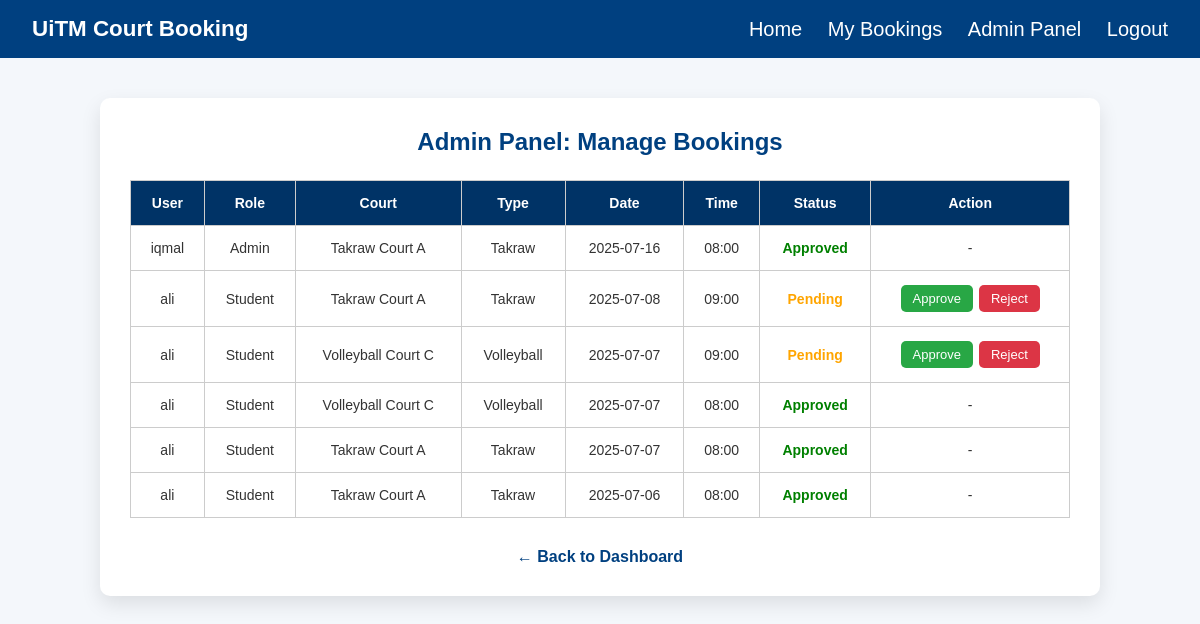
The app's page /admin_panel.php (signed in) with its own data.
### tables this page shows
CREATE TABLE `bookings` (
  `id` int NOT NULL,
  `user_id` int DEFAULT NULL,
  `court_id` int DEFAULT NULL,
  `booking_date` date DEFAULT NULL,
  `booking_time` time DEFAULT NULL,
  `status` enum('pending','approved','rejected') DEFAULT 'pending',
  `created_at` timestamp NULL DEFAULT CURRENT_TIMESTAMP
);

CREATE TABLE `users` (
  `id` int NOT NULL,
  `name` varchar(100) DEFAULT NULL,
  `email` varchar(100) DEFAULT NULL,
  `password` varchar(255) DEFAULT NULL,
  `role` enum('student','staff','admin') NOT NULL,
  `created_at` timestamp NULL DEFAULT CURRENT_TIMESTAMP
);

CREATE TABLE `courts` (
  `id` int NOT NULL,
  `name` varchar(100) DEFAULT NULL,
  `location` varchar(255) DEFAULT NULL,
  `type` enum('takraw','futsal','volleyball') DEFAULT NULL,
  `status` enum('active','inactive') DEFAULT 'active'
);

### admin_panel.php (the view, shortened to what this page needs)
<?php
require 'db.php';
$stmt = $pdo->query("
    SELECT b.id, u.name AS user_name, u.role, c.name AS court_name, c.type, b.booking_date, b.booking_time, b.status
    FROM bookings b
    JOIN users u ON b.user_id = u.id
    JOIN courts c ON b.court_id = c.id
    ORDER BY b.booking_date DESC, b.booking_time DESC
");
$bookings = $stmt->fetchAll();
?>
<!DOCTYPE html>
<html>
<head>
</head>
<body>
<?php include 'navbar.php'; ?>
<div class="container">
    <h2>Admin Panel: Manage Bookings</h2>
    <?php if (count($bookings) > 0): ?>
        <table>
            <tr>
                <th>User</th>
                <th>Role</th>
                <th>Court</th>
                <th>Type</th>
                <th>Date</th>
                <th>Time</th>
                <th>Status</th>
                <th>Action</th>
            </tr>
            <?php foreach ($bookings as $b): ?>
                <tr>
                    <td><?= htmlspecialchars($b['user_name']) ?></td>
                    <td><?= ucfirst($b['role']) ?></td>
                    <td><?= htmlspecialchars($b['court_name']) ?></td>
                    <td><?= ucfirst($b['type']) ?></td>
                    <td><?= htmlspecialchars($b['booking_date']) ?></td>
                    <td><?= substr($b['booking_time'], 0, 5) ?></td>
                    <td class="status-<?= $b['status'] ?>"><?= ucfirst($b['status']) ?></td>
                    <td class="actions">
                        <?php if ($b['status'] === 'pending'): ?>
                            <form method="POST">
                                <button class="approve" name="action" value="approve">Approve</button>
                                <button class="reject" name="action" value="reject">Reject</button>
                            </form>
                        <?php else: ?>
                            -
                        <?php endif; ?>
                    </td>
                </tr>
            <?php endforeach; ?>
        </table>
    <?php else: ?>
        <p style="text-align:center;">No bookings found.</p>
    <?php endif; ?>
    <a class="back" href="dashboard.php">← Back to Dashboard</a>
</div>
</body>
</html>

### navbar.php (shortened to what this page needs)
<?php
$userRole = $_SESSION['role'] ?? '';
?>
<div class="navbar">
    <div class="nav-left">UiTM Court Booking</div>
    <div class="nav-right">
        <a href="dashboard.php">Home</a>
        <a href="my_bookings.php">My Bookings</a>
        <?php if ($userRole === 'admin'): ?>
            <a href="admin_panel.php">Admin Panel</a>
        <?php endif; ?>
        <a href="logout.php">Logout</a>
    </div>
</div>

### admin_panel.php (style rules this page uses)
* { box-sizing: border-box; margin: 0; padding: 0; }
body { font-family: Arial, sans-serif; background: #f4f7fb; color: #333; }
.navbar { background-color: #004080; color: white; padding: 20px; text-align: center; font-size: 20px; font-weight: bold; }
.container { max-width: 1000px; margin: 40px auto; background: white; padding: 30px; border-radius: 10px; box-shadow: 0 8px 20px rgba(0, 0, 0, 0.1); }
h2 { text-align: center; color: #004080; margin-bottom: 1.5rem; }
table { width: 100%; border-collapse: collapse; margin-top: 20px; }
th, td { padding: 14px; border: 1px solid #ccc; text-align: center; font-size: 14px; }
th { background-color: #003366; color: white; }
.actions form { display: flex; gap: 6px; justify-content: center; }
.approve, .reject { padding: 6px 12px; font-size: 13px; border: none; border-radius: 5px; cursor: pointer; }
.approve { background-color: #28a745; color: white; }
.reject { background-color: #dc3545; color: white; }
.status-approved { color: green; font-weight: bold; }
.status-pending { color: orange; font-weight: bold; }
.back { display: block; text-align: center; margin-top: 30px; color: #004080; text-decoration: none; font-weight: bold; }

### navbar.php (style rules this page uses)
.navbar { background-color: #004080; padding: 1rem 2rem; color: white; display: flex; justify-content: space-between; align-items: center; }
.navbar .nav-left { font-size: 1.4rem; font-weight: bold; }
.navbar .nav-right a { color: white; text-decoration: none; margin-left: 20px; font-weight: 500; transition: color 0.2s; }

### records on screen
bookings: user.name "iqmal", user.role "Admin", court.name "Takraw Court A", court.type "Takraw", booking_date "2025-07-16", booking_time "08:00", status "Approved"
bookings: user.name "ali", user.role "Student", court.name "Takraw Court A", court.type "Takraw", booking_date "2025-07-08", booking_time "09:00", status "Pending"
bookings: user.name "ali", user.role "Student", court.name "Volleyball Court C", court.type "Volleyball", booking_date "2025-07-07", booking_time "09:00", status "Pending"
bookings: user.name "ali", user.role "Student", court.name "Volleyball Court C", court.type "Volleyball", booking_date "2025-07-07", booking_time "08:00", status "Approved"
bookings: user.name "ali", user.role "Student", court.name "Takraw Court A", court.type "Takraw", booking_date "2025-07-07", booking_time "08:00", status "Approved"
bookings: user.name "ali", user.role "Student", court.name "Takraw Court A", court.type "Takraw", booking_date "2025-07-06", booking_time "08:00", status "Approved"
